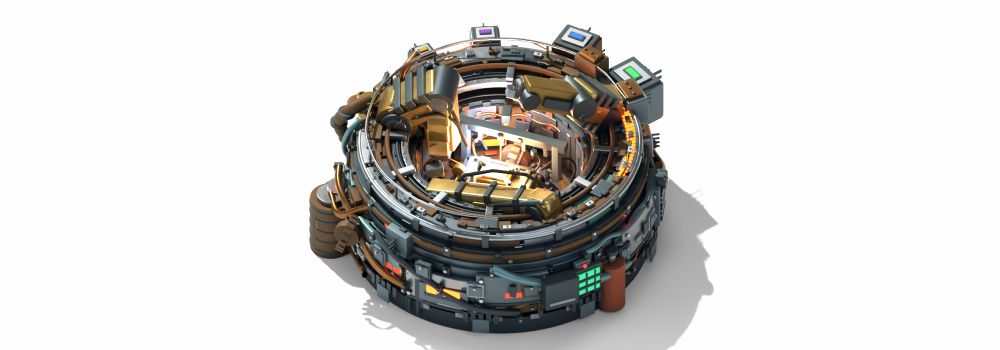
#> input picture v3-reference-match/quality-upcycler-reference-match-raw.png, 2000 x 700 px (shown at 1/2 size)
$ python polish_render.py
#> lines starting #> are read from the running program, lines starting #| are printed output that depends on the picture; after the words box and inside, x2 and y2 are one past the last pixel; in counts of white or black regions, pixels touching at a corner belong together
"""Polish the Blender render into a clean presentation image.

The Cycles pass deliberately renders the floor and its shadow, but Standard
view transform leaves the studio field slightly off-white.  This final step
only lifts the connected, neutral background to pure white and applies a mild
S-curve.  It does not paint, cut out or replace any part of the machine.
"""
from pathlib import Path
import sys
import numpy as np
from PIL import Image
from scipy.ndimage import binary_propagation, gaussian_filter

HERE = Path(__file__).resolve().parent
src = Path(sys.argv[1]) if len(sys.argv) > 1 else HERE / 'quality-upcycler-reference-match-raw.png'
out = Path(sys.argv[2]) if len(sys.argv) > 2 else HERE / 'quality-upcycler-reference-match.png'
small = out.with_name(out.stem + '-small.png')

im = Image.open(src).convert('RGB')
#> im is the input picture: PIL image 2000x700 RGB; mean R, G, B 211.7, 210.4, 208.1
a = np.asarray(im).astype(np.float32) / 255.0
mx = a.max(axis=2)
mn = a.min(axis=2)
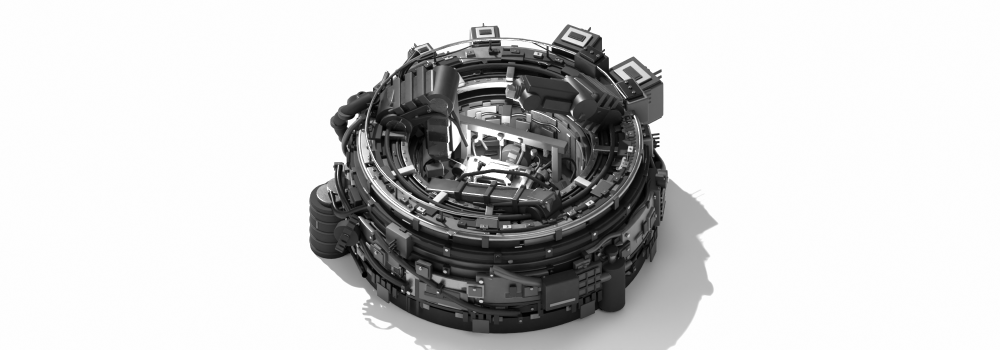
#> mn: shape (700, 2000) float32 (shown at 1/2 size); min 0, max 1, mean 0.81
lum = 0.2126 * a[:, :, 0] + 0.7152 * a[:, :, 1] + 0.0722 * a[:, :, 2]
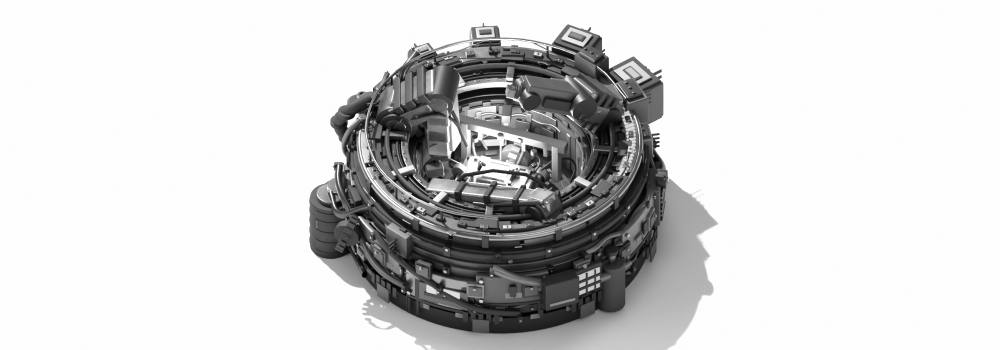
#> lum: shape (700, 2000) float32 (shown at 1/2 size); min 0, max 1, mean 0.826
sat = mx - mn
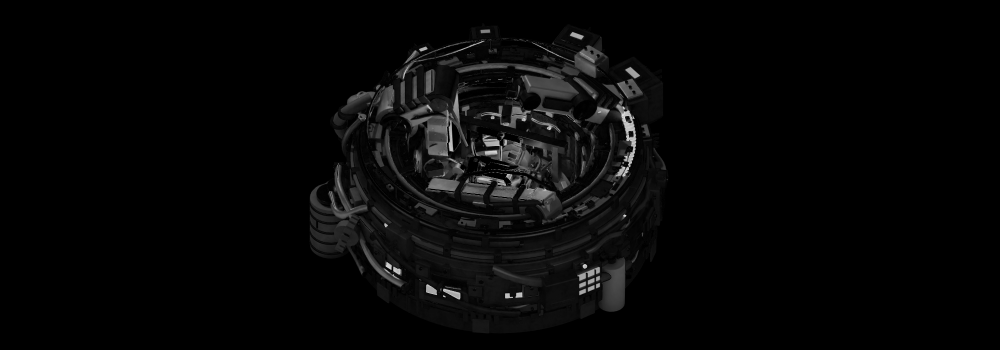
#> sat: shape (700, 2000) float32 (shown at 1/2 size); min 0, max 0.937, mean 0.0278

# Find the bright, nearly neutral floor region connected to the image edge.
# The cast shadow is darker and remains untouched; the machine silhouette
# is protected because it is not connected to the outer bright field.
bright = (lum > 0.70) & (sat < 0.075)
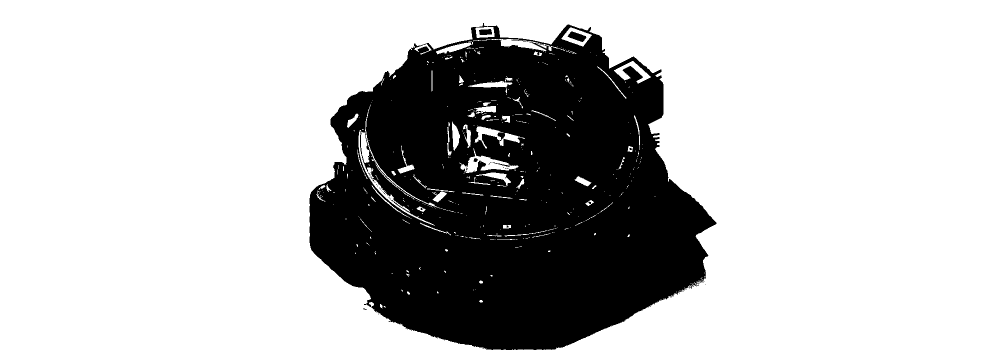
#> bright: shape (700, 2000) bool (shown at 1/2 size); 73.9% white; 46 black regions (42 under 20 px), largest, box (x1, y1, x2, y2) and area: (619, 46, 1433, 700) 364442, (1135, 63, 1173, 84) 439, (958, 58, 984, 70) 264, (947, 316, 956, 324) 48
seed = np.zeros_like(bright)
seed[0, :] = bright[0, :]
#> seed: shape (700, 2000) bool; 0.14% white in thin lines or dots, all inside (x1, y1, x2, y2) = (0, 0, 2000, 1)
seed[-1, :] = bright[-1, :]
seed[:, 0] = bright[:, 0]
seed[:, -1] = bright[:, -1]
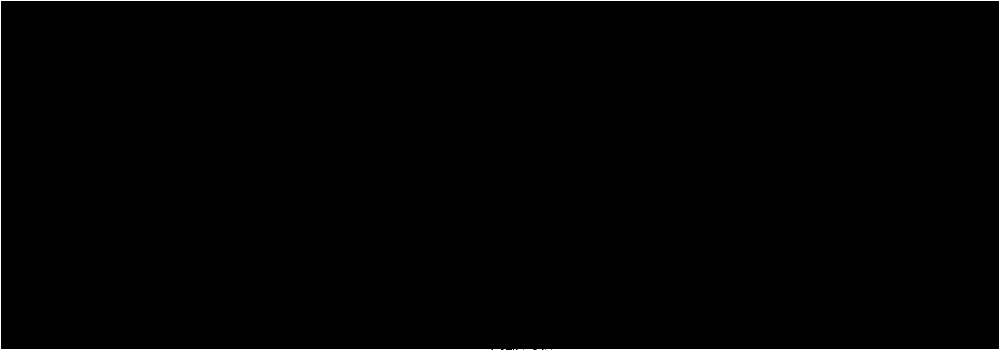
#> seed: shape (700, 2000) bool (shown at 1/2 size); 0.38% white in thin lines or dots
bg = binary_propagation(seed, mask=bright)
#> bg: shape (700, 2000) bool; 72.5% white; 16 black regions (15 under 20 px), largest, box (x1, y1, x2, y2) and area: (619, 46, 1433, 700) 384822
bg = gaussian_filter(bg.astype(np.float32), sigma=1.0)
bg = np.clip((bg - 0.12) / 0.88, 0.0, 1.0)[..., None]
#> bg: shape (700, 2000, 1) float32

# White presentation field.
a = a * (1.0 - bg) + bg

# The reference asset has deeper, richer object mids than the raw Cycles
# pass.  Apply a restrained gamma/saturation lift only outside the white
# field, then a gentle S-curve.
obj = 1.0 - bg
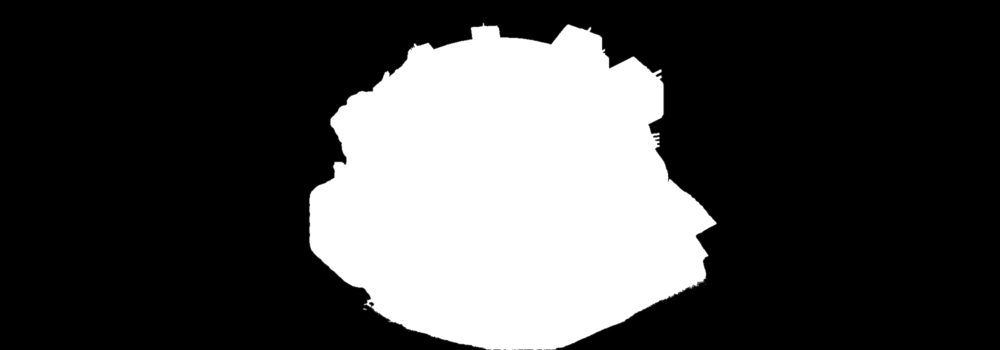
#> obj: shape (700, 2000, 1) float32 (shown at 1/2 size); min 0, max 1, mean 0.275
a_obj = np.power(np.clip(a, 0, 1), 1.12)
lum2 = (0.2126 * a_obj[:, :, 0] + 0.7152 * a_obj[:, :, 1] +
        0.0722 * a_obj[:, :, 2])[..., None]
a_obj = np.clip(lum2 + (a_obj - lum2) * 1.06, 0, 1)
a = a * (1.0 - obj) + a_obj * obj
a = np.clip((a - 0.5) * 1.09 + 0.5, 0, 1)
a = np.where(bg > 0.995, 1.0, a)

result = Image.fromarray(np.clip(a * 255 + 0.5, 0, 255).astype(np.uint8))
result.save(out)
result.resize((1000, 350), Image.Resampling.LANCZOS).save(small)
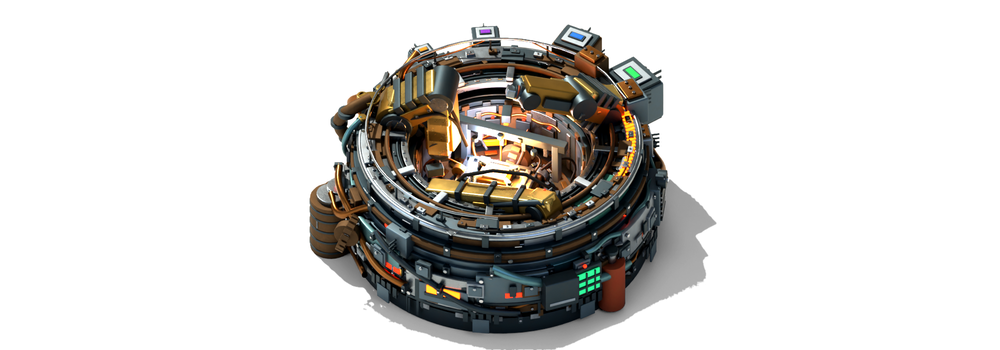
#> saved as quality-upcycler-reference-match-small.png: PIL image 1000x350 RGB; mean R, G, B 210.8, 209.3, 206.7
print('wrote', out)
print('wrote', small)
